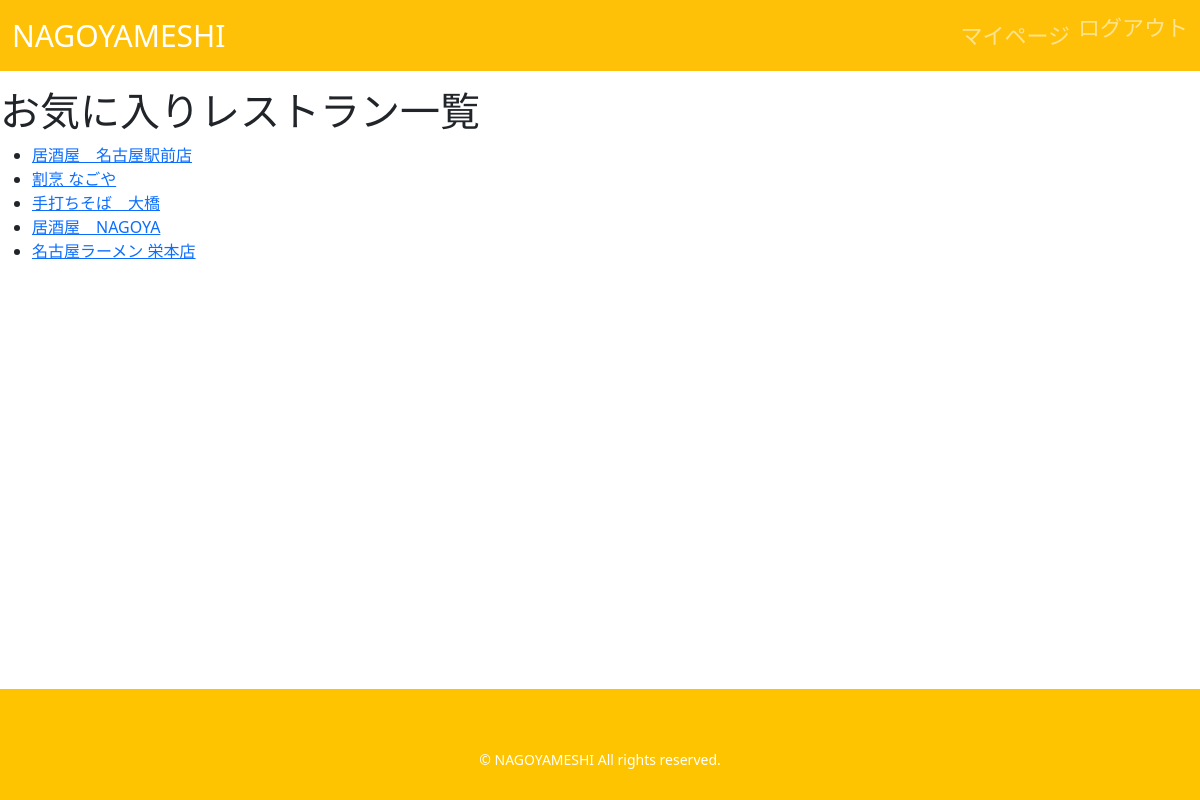
Page /favorites/ (signed in) on the committed database.
### crud/models.py (models this page shows, shortened)
class Favorite(models.Model):
      user = models.ForeignKey(settings.AUTH_USER_MODEL, on_delete=models.CASCADE, related_name='favorites')
      restaurant = models.ForeignKey(Restaurant, on_delete=models.CASCADE, related_name='favorited_by')

class Restaurant(models.Model):
     name = models.CharField(max_length=200)
     business_hours = models.CharField(default=None, max_length=200)
     start_time = models.CharField(default=None, max_length=200)
     end_time = models.CharField(default=None, max_length=200)
     zip_code = models.CharField(max_length=200)
     address = models.CharField(max_length=200,default='愛知県')
     phone_number = models.CharField(max_length=200)
     price_range = models.CharField(max_length=200)
     category = models.ForeignKey(Category, on_delete=models.CASCADE)
     img = models.ImageField(blank=True, default='noImage.png')

### crud/views.py (the view)
# urls.py: path('favorites/', crud_views.FavoritesListView.as_view(), name='favorites_list'),
class FavoritesListView(ListView):
    model = Favorite
    template_name = "favorites_list.html"
    context_object_name = "favorites"
    def get_queryset(self):
        return Favorite.objects.filter(user=self.request.user).select_related('restaurant')

### crud/templates/favorites_list.html
{% extends "base.html" %}
{% block content %}
<h1>お気に入りレストラン一覧</h1>
<ul>
  {% for favorite in favorites %}
    <li><a href="{% url 'restaurant_detail' favorite.restaurant.id %}">{{ favorite.restaurant.name }}</a></li>
  {% endfor %}
</ul>
{% endblock %}

### rows in the picture
Favorite: restaurant.name "居酒屋 名古屋駅前店"
Favorite: restaurant.name "割烹 なごや"
Favorite: restaurant.name "手打ちそば 大橋"
Favorite: restaurant.name "居酒屋 NAGOYA"
Favorite: restaurant.name "名古屋ラーメン 栄本店"
